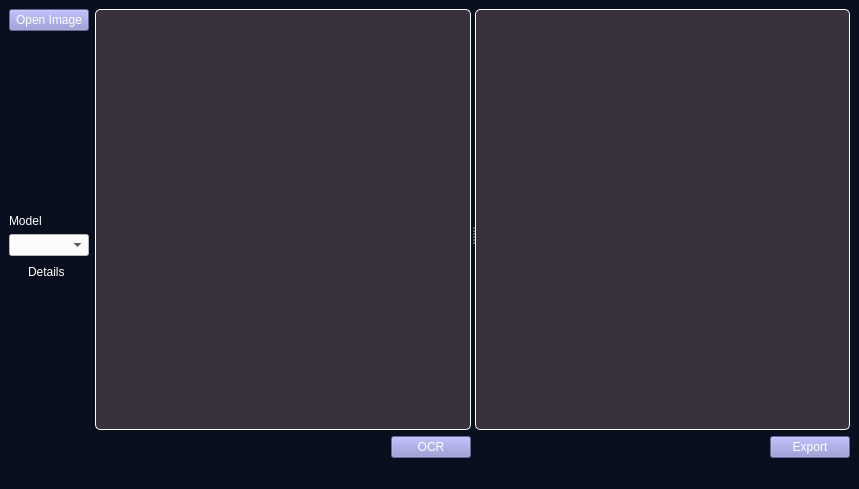
<?xml version="1.0" encoding="UTF-8"?>
<ui version="4.0">
 <class>MainWindow</class>
 <widget class="QMainWindow" name="MainWindow">
  <property name="geometry">
   <rect>
    <x>0</x>
    <y>0</y>
    <width>859</width>
    <height>489</height>
   </rect>
  </property>
  <property name="windowTitle">
   <string>MainWindow</string>
  </property>
  <property name="styleSheet">
   <string notr="true">background-color: rgb(10, 15, 32);</string>
  </property>
  <widget class="QWidget" name="centralwidget">
   <layout class="QGridLayout" name="gridLayout">
    <item row="0" column="0">
     <layout class="QHBoxLayout" name="horizontalLayout_3">
      <item>
       <layout class="QVBoxLayout" name="verticalLayout_3">
        <item>
         <widget class="QPushButton" name="OpenImageBtn">
          <property name="styleSheet">
           <string notr="true">color:rgb(255, 255, 255);
background-color: rgb(140, 141, 208);
font: 700 9pt &quot;Overpass&quot;;</string>
          </property>
          <property name="text">
           <string>Open Image</string>
          </property>
         </widget>
        </item>
        <item>
         <spacer name="verticalSpacer_2">
          <property name="orientation">
           <enum>Qt::Vertical</enum>
          </property>
          <property name="sizeHint" stdset="0">
           <size>
            <width>20</width>
            <height>40</height>
           </size>
          </property>
         </spacer>
        </item>
        <item>
         <widget class="QLabel" name="label">
          <property name="styleSheet">
           <string notr="true">color: rgb(255, 255, 255);
font: 700 9pt &quot;Overpass&quot;;</string>
          </property>
          <property name="text">
           <string>Model</string>
          </property>
         </widget>
        </item>
        <item>
         <widget class="QComboBox" name="comboBox">
          <property name="styleSheet">
           <string notr="true">background-color: rgb(255, 255, 255);</string>
          </property>
         </widget>
        </item>
        <item>
         <widget class="QCheckBox" name="DetailscheckBox">
          <property name="styleSheet">
           <string notr="true">color: rgb(255, 255, 255);
font: 700 9pt &quot;Overpass&quot;;</string>
          </property>
          <property name="text">
           <string>Details</string>
          </property>
         </widget>
        </item>
        <item>
         <spacer name="verticalSpacer">
          <property name="orientation">
           <enum>Qt::Vertical</enum>
          </property>
          <property name="sizeHint" stdset="0">
           <size>
            <width>20</width>
            <height>40</height>
           </size>
          </property>
         </spacer>
        </item>
       </layout>
      </item>
      <item>
       <widget class="QSplitter" name="splitter">
        <property name="orientation">
         <enum>Qt::Horizontal</enum>
        </property>
        <widget class="QWidget" name="verticalLayoutWidget">
         <layout class="QVBoxLayout" name="verticalLayout">
          <item>
           <widget class="QGraphicsView" name="ImageLabel">
            <property name="styleSheet">
             <string notr="true">background-color:rgb(57, 50, 62);
border-radius:5px;
border-style:solid;
border-width:1px;
border-color:white;</string>
            </property>
           </widget>
          </item>
          <item>
           <layout class="QHBoxLayout" name="horizontalLayout_2">
            <item>
             <spacer name="horizontalSpacer_2">
              <property name="orientation">
               <enum>Qt::Horizontal</enum>
              </property>
              <property name="sizeHint" stdset="0">
               <size>
                <width>40</width>
                <height>20</height>
               </size>
              </property>
             </spacer>
            </item>
            <item>
             <widget class="QPushButton" name="OCRBtn">
              <property name="styleSheet">
               <string notr="true">color:rgb(255, 255, 255);
background-color: rgb(140, 141, 208);
font: 700 9pt &quot;Overpass&quot;;</string>
              </property>
              <property name="text">
               <string>OCR</string>
              </property>
             </widget>
            </item>
           </layout>
          </item>
         </layout>
        </widget>
        <widget class="QWidget" name="verticalLayoutWidget_2">
         <layout class="QVBoxLayout" name="verticalLayout_2">
          <item>
           <widget class="QPlainTextEdit" name="ResultText">
            <property name="styleSheet">
             <string notr="true">background-color:rgb(57, 50, 62);
border-radius:5px;
border-style:solid;
border-width:1px;
border-color:none;
color:rgb(255, 255, 255);
font: 500 9pt &quot;Overpass&quot;;</string>
            </property>
           </widget>
          </item>
          <item>
           <layout class="QHBoxLayout" name="horizontalLayout">
            <item>
             <spacer name="horizontalSpacer">
              <property name="orientation">
               <enum>Qt::Horizontal</enum>
              </property>
              <property name="sizeHint" stdset="0">
               <size>
                <width>40</width>
                <height>20</height>
               </size>
              </property>
             </spacer>
            </item>
            <item>
             <widget class="QPushButton" name="ExportBtn">
              <property name="styleSheet">
               <string notr="true">color:rgb(255, 255, 255);
background-color: rgb(140, 141, 208);
font: 700 9pt &quot;Overpass&quot;;</string>
              </property>
              <property name="text">
               <string>Export</string>
              </property>
             </widget>
            </item>
           </layout>
          </item>
         </layout>
        </widget>
       </widget>
      </item>
     </layout>
    </item>
   </layout>
  </widget>
  <widget class="QMenuBar" name="menubar">
   <property name="geometry">
    <rect>
     <x>0</x>
     <y>0</y>
     <width>859</width>
     <height>25</height>
    </rect>
   </property>
  </widget>
  <widget class="QStatusBar" name="statusbar"/>
 </widget>
 <resources/>
 <connections/>
</ui>
